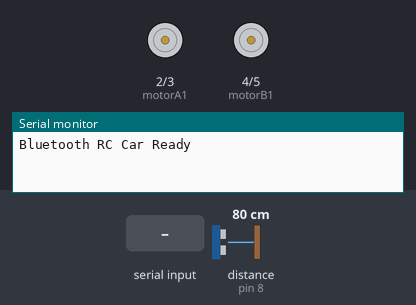
Bench run of a sketch on a simulated Arduino Uno, built with avr-gcc and run on an emulated ATmega328P. On the bench: motor-driver pin pairs drawn as motors (green arrow = first pin HIGH = forward, orange = second pin HIGH = backward, longer = more drive, scaled by the enable pin), the last lines printed to the serial monitor. Wiring (inferred from the names in the program): ultrasonic range finder: trigger pin 9; echo pin 8. Inputs (shaded band) come from the test bench; at power-on: distance to the obstacle (sensor on pin 8) 80 cm. The echo pulse lasts 58.3 µs per cm.

Above: at 1.2 s.
1.3 s: "F" received over the second serial link
At 2.4 s:
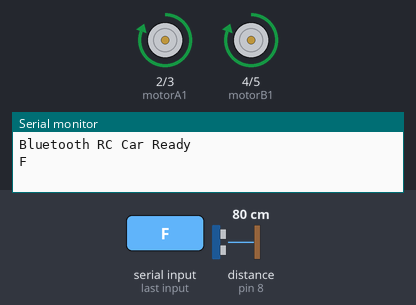
2.8 s: distance to the obstacle (sensor on pin 8) set to 18 cm
4.3 s: distance to the obstacle (sensor on pin 8) set to 13 cm
At 4.7 s:
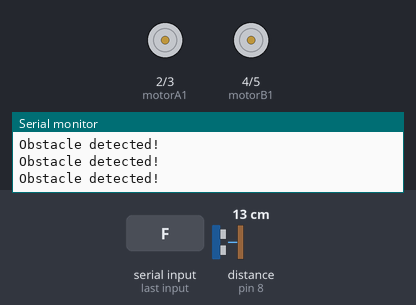
Timing chart, 0 to 7.3 s (numbered marks = the images above; inputs shaded):
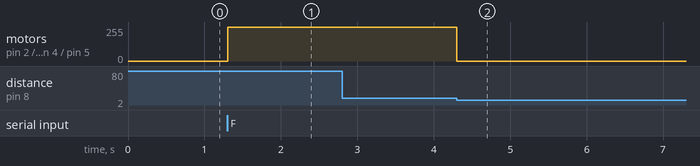

Measured:
- the behaviour switches between 16 and 15 cm on distance to the obstacle (sensor on pin 8) (found by bisection; images 1 and 2)
- after the input at 1.3 s, motor on pin 2 (motorA1) / pin 3 (motorA2), motor on pin 4 (motorB1) / pin 5 (motorB2): stopped → forward 255/255 at once
- after the input at 2.8 s, every drawn part: stays the same
- after the input at 4.3 s, motor on pin 2 (motorA1) / pin 3 (motorA2), motor on pin 4 (motorB1) / pin 5 (motorB2): forward 255/255 → stopped at once

The sketch:

rc.ino
```cpp
#define trigPin 9
#define echoPin 8
#define motorA1 2
#define motorA2 3
#define motorB1 4
#define motorB2 5
#define ENA 6
#define ENB 7

#include <SoftwareSerial.h>
SoftwareSerial bluetooth(10, 11);

long duration;
int distance;
int threshold = 15;

void setup() {
  pinMode(motorA1, OUTPUT);
  pinMode(motorA2, OUTPUT);
  pinMode(motorB1, OUTPUT);
  pinMode(motorB2, OUTPUT);
  pinMode(ENA, OUTPUT);
  pinMode(ENB, OUTPUT);

  pinMode(trigPin, OUTPUT);
  pinMode(echoPin, INPUT);

  bluetooth.begin(9600);
  Serial.begin(9600);
  Serial.println("Bluetooth RC Car Ready");
}

void loop() {
  distance = measureDistance();

  if (distance < threshold) {
    stopCar();
    Serial.println("Obstacle detected!");
  } else {
    if (bluetooth.available()) {
      char command = bluetooth.read();
      Serial.println(command);
      controlCar(command);
    }
  }
}

int measureDistance() {
  digitalWrite(trigPin, LOW);
  delayMicroseconds(2);
  digitalWrite(trigPin, HIGH);
  delayMicroseconds(10);
  digitalWrite(trigPin, LOW);

  duration = pulseIn(echoPin, HIGH);
  return duration * 0.034 / 2;
}

void controlCar(char command) {
  switch (command) {
    case 'F':
      moveForward();
      break;
    case 'B':
      moveBackward();
      break;
    case 'L':
      turnLeft();
      break;
    case 'R':
      turnRight();
      break;
    case 'S':
      stopCar();
      break;
    default:
      stopCar();
      break;
  }
}

void moveForward() {
  digitalWrite(motorA1, HIGH);
  digitalWrite(motorA2, LOW);
  digitalWrite(motorB1, HIGH);
  digitalWrite(motorB2, LOW);
  analogWrite(ENA, 255);
  analogWrite(ENB, 255);
}

void moveBackward() {
  digitalWrite(motorA1, LOW);
  digitalWrite(motorA2, HIGH);
  digitalWrite(motorB1, LOW);
  digitalWrite(motorB2, HIGH);
  analogWrite(ENA, 255);
  analogWrite(ENB, 255);
}

void turnLeft() {
  digitalWrite(motorA1, LOW);
  digitalWrite(motorA2, HIGH);
  digitalWrite(motorB1, HIGH);
  digitalWrite(motorB2, LOW);
  analogWrite(ENA, 200);
  analogWrite(ENB, 200);
}

void turnRight() {
  digitalWrite(motorA1, HIGH);
  digitalWrite(motorA2, LOW);
  digitalWrite(motorB1, LOW);
  digitalWrite(motorB2, HIGH);
  analogWrite(ENA, 200);
  analogWrite(ENB, 200);
}

void stopCar() {
  digitalWrite(motorA1, LOW);
  digitalWrite(motorA2, LOW);
  digitalWrite(motorB1, LOW);
  digitalWrite(motorB2, LOW);
}
```
